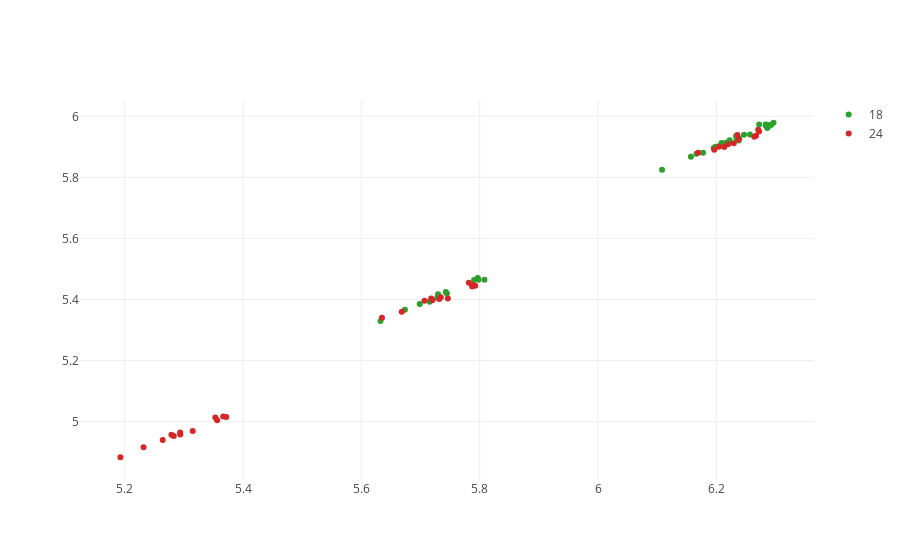

Here is the notebook cell this chart was saved with:
### Code cell
trace = []
for v in ['6', '12', '18', '24']:
    trace.append(go.Scatter(
        x = b[b['lag']==v]['test'],
        y = b[b['lag']==v]['val'],
        text='F-'+b[b['lag']==v]['full'].astype(str) + 'D-' + b[b['lag']==v]['drop'].astype(str) + '-L' + b[b['lag']==v]['lag'].astype(str)+ '-A' + b[b['lag']==v]['filters'].astype(str), 
        mode = 'markers', name=v
    ))
py.iplot(trace, filename='basic-scatter')

### Figure 1 — Plotly figure (JSON) as saved in the notebook; plotly's stock layout.template omitted (floating-point values rounded to 4 significant figures)
{"data": [{"mode": "markers", "name": "6", "text": [], "type": "scatter", "uid": "ef1f9568-84fb-4d68-9b27-f7ee4e0d851b", "x": [], "y": []}, {"mode": "markers", "name": "12", "text": [], "type": "scatter", "uid": "eb7078db-85ba-4832-8c16-dd6af332a939", "x": [], "y": []}, {"mode": "markers", "name": "18", "text": ["F-[32]D-0.1-L18-A[32]", "F-[32]D-0.2-L18-A[32]", "F-[32]D-0.1-L18-A[32]", "F-[32]D-0.2-L18-A[32]", "F-[32]D-0.1-L18-A[32]", "F-[32]D-0.2-L18-A[32]", "F-[32]D-0.1-L18-A[32]", "F-[32]D-0.2-L18-A[32]", "F-[32]D-0.1-L18-A[32]", "F-[32]D-0.2-L18-A[32]", "F-[32]D-0.1-L18-A[32]", "F-[32]D-0.2-L18-A[32]", "F-[32]D-0.1-L18-A[32]", "F-[32]D-0.2-L18-A[32]", "F-[32]D-0.1-L18-A[32]", "F-[32]D-0.2-L18-A[32]", "F-[32]D-0.1-L18-A[32]", "F-[32]D-0.2-L18-A[32]", "F-[32]D-0.1-L18-A[64]", "F-[32]D-0.2-L18-A[64]", "F-[32]D-0.1-L18-A[64]", "F-[32]D-0.2-L18-A[64]", "F-[32]D-0.1-L18-A[64]", "F-[32]D-0.2-L18-A[64]", "F-[32]D-0.1-L18-A[64]", "F-[32]D-0.2-L18-A[64]", "F-[32]D-0.1-L18-A[64]", "F-[32]D-0.2-L18-A[64]", "F-[32]D-0.1-L18-A[64]", "F-[32]D-0.2-L18-A[64]", "F-[32]D-0.1-L18-A[64]", "F-[32]D-0.2-L18-A[64]", "F-[32]D-0.1-L18-A[64]", "F-[32]D-0.2-L18-A[64]", "F-[32]D-0.1-L18-A[64]", "F-[32]D-0.2-L18-A[64]"], "type": "scatter", "uid": "019457b4-5bf6-4a59-972f-acdda5b092e4", "x": [6.196, 6.166, 6.234, 6.206, 6.238, 6.216, 5.674, 5.632, 5.728, 5.699, 5.745, 5.715, 6.157, 6.108, 6.222, 6.178, 6.239, 6.198, 6.257, 6.247, 6.286, 6.284, 6.288, 6.289, 5.743, 5.73, 5.798, 5.79, 5.808, 5.797, 6.233, 6.209, 6.292, 6.272, 6.297, 6.283], "y": [5.896, 5.877, 5.927, 5.904, 5.92, 5.914, 5.367, 5.33, 5.406, 5.385, 5.42, 5.393, 5.868, 5.825, 5.921, 5.881, 5.928, 5.9, 5.94, 5.939, 5.962, 5.969, 5.966, 5.972, 5.424, 5.417, 5.465, 5.464, 5.465, 5.47, 5.936, 5.913, 5.972, 5.973, 5.979, 5.973]}, {"mode": "markers", "name": "24", "text": ["F-[32]D-0.1-L24-A[32]", "F-[32]D-0.2-L24-A[32]", "F-[32]D-0.1-L24-A[32]", "F-[32]D-0.2-L24-A[32]", "F-[32]D-0.1-L24-A[32]", "F-[32]D-0.2-L24-A[32]", "F-[32]D-0.1-L24-A[32]", "F-[32]D-0.2-L24-A[32]", "F-[32]D-0.1-L24-A[32]", "F-[32]D-0.2-L24-A[32]", "F-[32]D-0.1-L24-A[32]", "F-[32]D-0.2-L24-A[32]", "F-[32]D-0.1-L24-A[32]", "F-[32]D-0.2-L24-A[32]", "F-[32]D-0.1-L24-A[32]", "F-[32]D-0.2-L24-A[32]", "F-[32]D-0.1-L24-A[32]", "F-[32]D-0.2-L24-A[32]", "F-[32]D-0.1-L24-A[64]", "F-[32]D-0.2-L24-A[64]", "F-[32]D-0.1-L24-A[64]", "F-[32]D-0.2-L24-A[64]", "F-[32]D-0.1-L24-A[64]", "F-[32]D-0.2-L24-A[64]", "F-[32]D-0.1-L24-A[64]", "F-[32]D-0.2-L24-A[64]", "F-[32]D-0.1-L24-A[64]", "F-[32]D-0.2-L24-A[64]", "F-[32]D-0.1-L24-A[64]", "F-[32]D-0.2-L24-A[64]", "F-[32]D-0.1-L24-A[64]", "F-[32]D-0.2-L24-A[64]", "F-[32]D-0.1-L24-A[64]", "F-[32]D-0.2-L24-A[64]", "F-[32]D-0.1-L24-A[64]", "F-[32]D-0.2-L24-A[64]"], "type": "scatter", "uid": "5031d7ce-7979-47c0-8d98-3733d6f258fe", "x": [6.197, 6.169, 6.22, 6.204, 6.23, 6.213, 5.668, 5.635, 5.732, 5.707, 5.746, 5.72, 5.232, 5.193, 5.294, 5.264, 5.315, 5.283, 6.238, 6.236, 6.267, 6.271, 6.264, 6.272, 5.734, 5.718, 5.787, 5.782, 5.793, 5.787, 5.294, 5.279, 5.356, 5.353, 5.372, 5.367], "y": [5.891, 5.881, 5.908, 5.901, 5.912, 5.9, 5.36, 5.34, 5.402, 5.396, 5.403, 5.397, 4.916, 4.883, 4.958, 4.94, 4.969, 4.953, 5.924, 5.939, 5.936, 5.956, 5.933, 5.95, 5.408, 5.403, 5.443, 5.455, 5.445, 5.447, 4.964, 4.957, 5.005, 5.014, 5.015, 5.016]}], "layout": {}}
